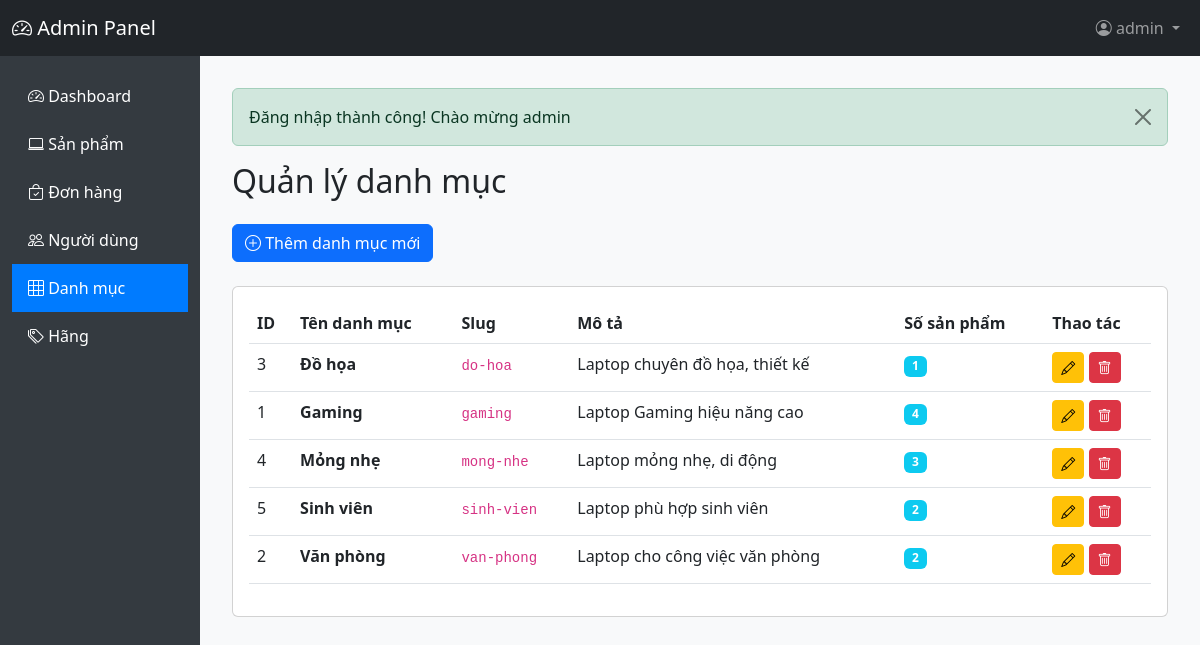
Screenshot of /admin/categories.php (signed in) with the database file from the repository.
### tables this page shows
CREATE TABLE categories (
    id INT AUTO_INCREMENT PRIMARY KEY,
    name VARCHAR(100) NOT NULL,
    slug VARCHAR(100) NOT NULL UNIQUE,
    description TEXT,
    created_at TIMESTAMP DEFAULT CURRENT_TIMESTAMP
);

### config/database.php (called while the page is built, shortened)
<?php
try {
    $conn = new mysqli(DB_HOST, DB_USER, DB_PASS, DB_NAME);
    $conn->set_charset("utf8mb4");
} catch (Exception $e) {
    die("Lỗi: " . $e->getMessage());
}
function db_query($sql, $params = []) {
    global $conn;
    $stmt = $conn->prepare($sql);
    $stmt->execute();
    return $stmt;
}
function db_fetch_all($sql, $params = []) {
    $stmt = db_query($sql, $params);
    $result = $stmt->get_result();
    return $result->fetch_all(MYSQLI_ASSOC);
}

### config/functions.php (called while the page is built, shortened)
<?php
function e($string) {
    return htmlspecialchars((string)$string, ENT_QUOTES, 'UTF-8');
}

### admin/categories.php (the view, shortened to what this page needs)
<?php
require_once '../config/database.php';
require_once '../config/functions.php';
$categories = db_fetch_all("
    SELECT c.*, COUNT(p.id) as product_count
    FROM categories c
    LEFT JOIN products p ON c.id = p.category_id
    GROUP BY c.id
    ORDER BY c.name
");
include 'includes/header.php';
?>
<div class="mb-4">
    <button type="button" class="btn btn-primary" data-bs-toggle="modal" data-bs-target="#categoryModal" onclick="resetForm()">
        <i class="bi bi-plus-circle"></i> Thêm danh mục mới
    </button>
</div>
<div class="card">
    <div class="card-body">
        <div class="table-responsive">
            <table class="table table-hover">
                <thead>
                    <tr>
                        <th>ID</th>
                        <th>Tên danh mục</th>
                        <th>Slug</th>
                        <th>Mô tả</th>
                        <th>Số sản phẩm</th>
                        <th>Thao tác</th>
                    </tr>
                </thead>
                <tbody>
                    <?php foreach ($categories as $cat): ?>
                    <tr>
                        <td><?php echo $cat['id']; ?></td>
                        <td><strong><?php echo e($cat['name']); ?></strong></td>
                        <td><code><?php echo e($cat['slug']); ?></code></td>
                        <td><?php echo e($cat['description']); ?></td>
                        <td><span class="badge bg-info"><?php echo $cat['product_count']; ?></span></td>
                        <td>
                            <a href="?edit=<?php echo $cat['id']; ?>" class="btn btn-sm btn-warning" data-bs-toggle="modal" data-bs-target="#categoryModal">
                                <i class="bi bi-pencil"></i>
                            </a>
                            <a href="?delete=<?php echo $cat['id']; ?>" class="btn btn-sm btn-danger"
                               onclick="return confirm('Bạn có chắc muốn xóa?')">
                                <i class="bi bi-trash"></i>
                            </a>
                        </td>
                    </tr>
                    <?php endforeach; ?>
                </tbody>
            </table>
        </div>
    </div>
</div>
<?php include 'includes/footer.php'; ?>

### admin/includes/header.php (style rules this page uses)
body { background-color: #f8f9fa; }

### rows the page displays
categories: id "3", name "Đồ họa", slug "do-hoa", description "Laptop chuyên đồ họa, thiết kế", product_count "1"
categories: id "1", name "Gaming", slug "gaming", description "Laptop Gaming hiệu năng cao", product_count "4"
categories: id "4", name "Mỏng nhẹ", slug "mong-nhe", description "Laptop mỏng nhẹ, di động", product_count "3"
categories: id "5", name "Sinh viên", slug "sinh-vien", description "Laptop phù hợp sinh viên", product_count "2"
categories: id "2", name "Văn phòng", slug "van-phong", description "Laptop cho công việc văn phòng", product_count "2"

### other values shown
$_SESSION['username'] "admin"
$flash['message'] "Đăng nhập thành công! Chào mừng admin"
$page_title "Quản lý danh mục"
